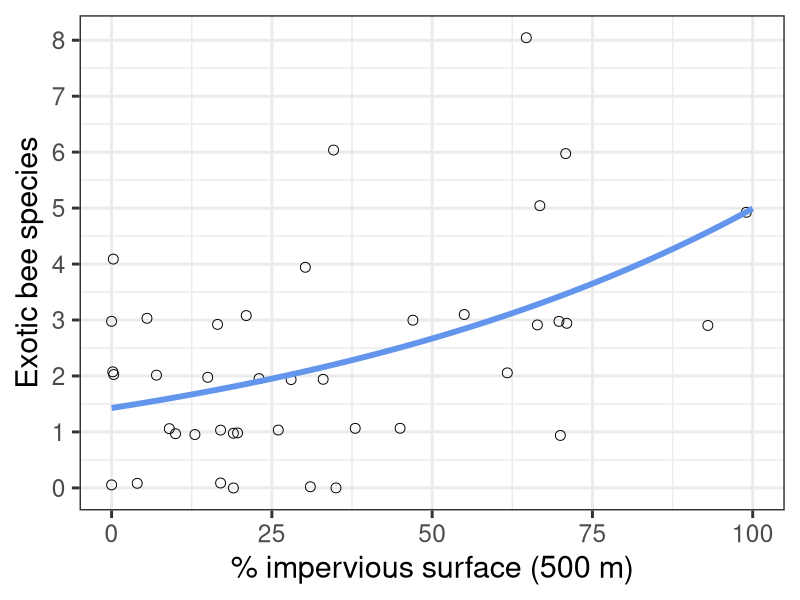
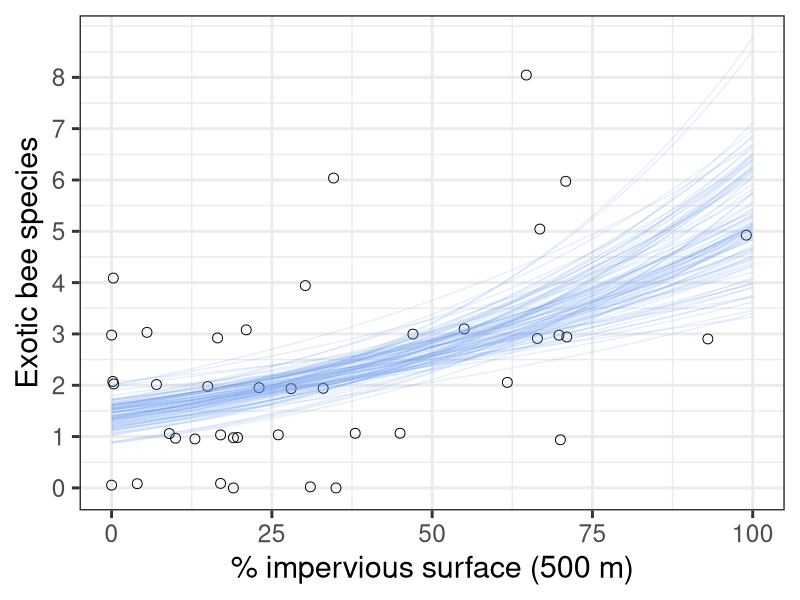
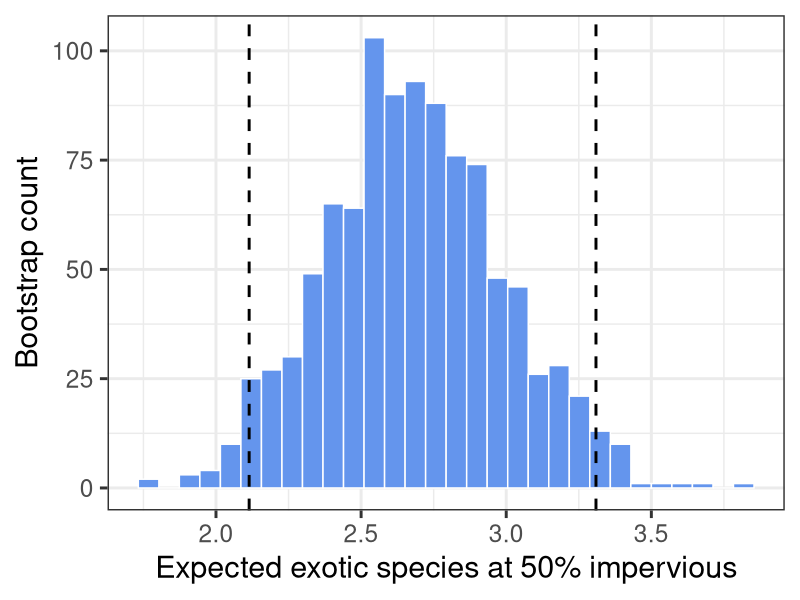
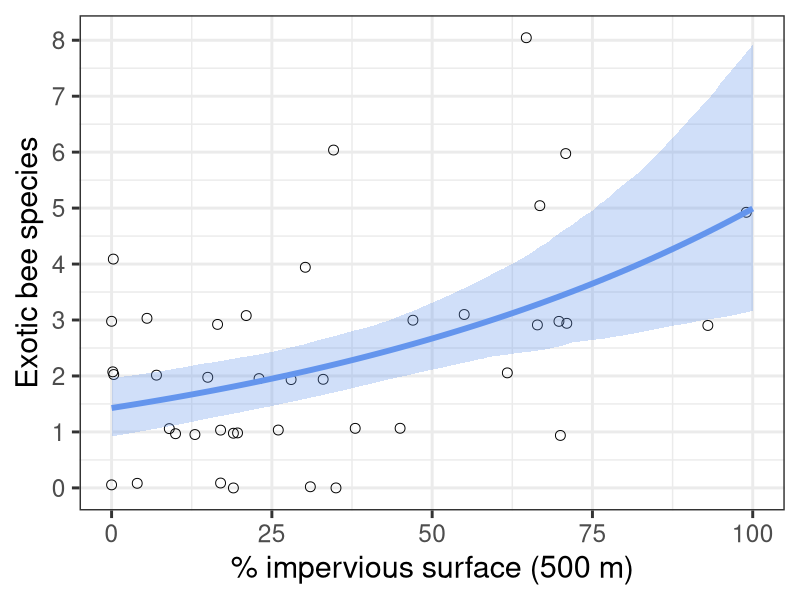
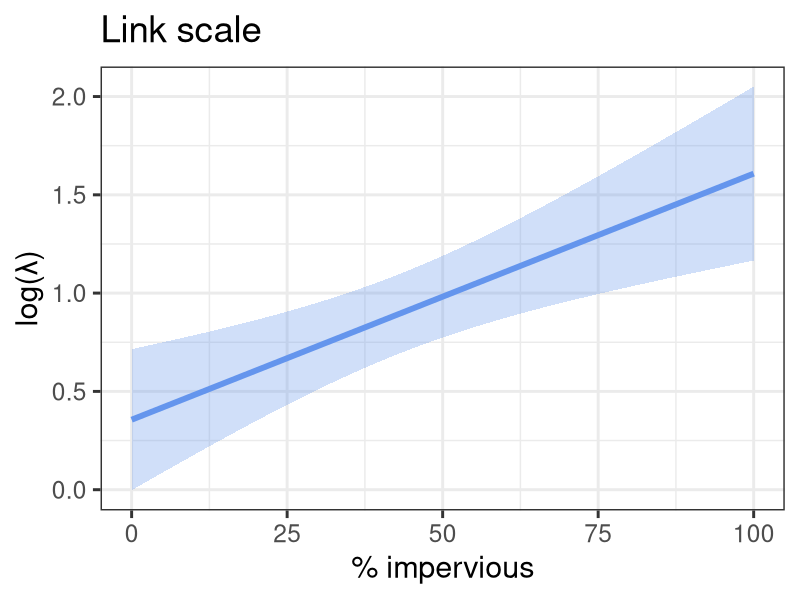
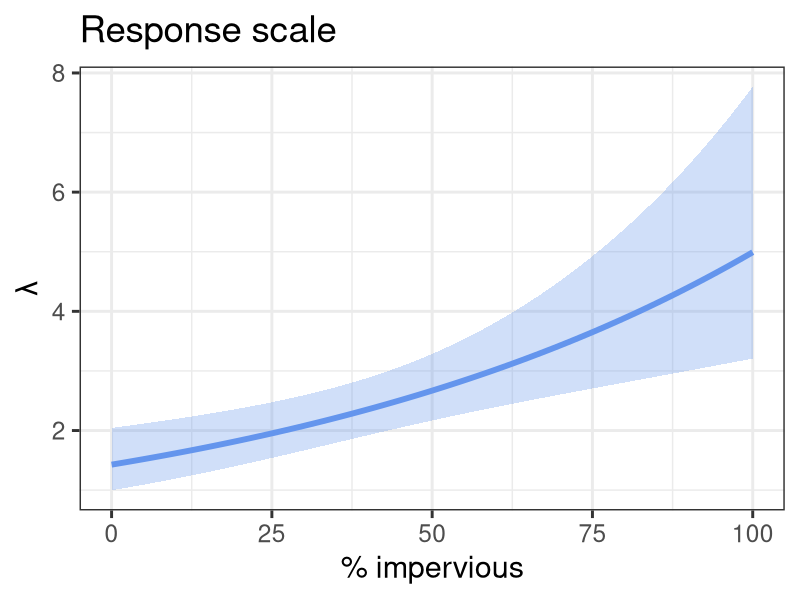
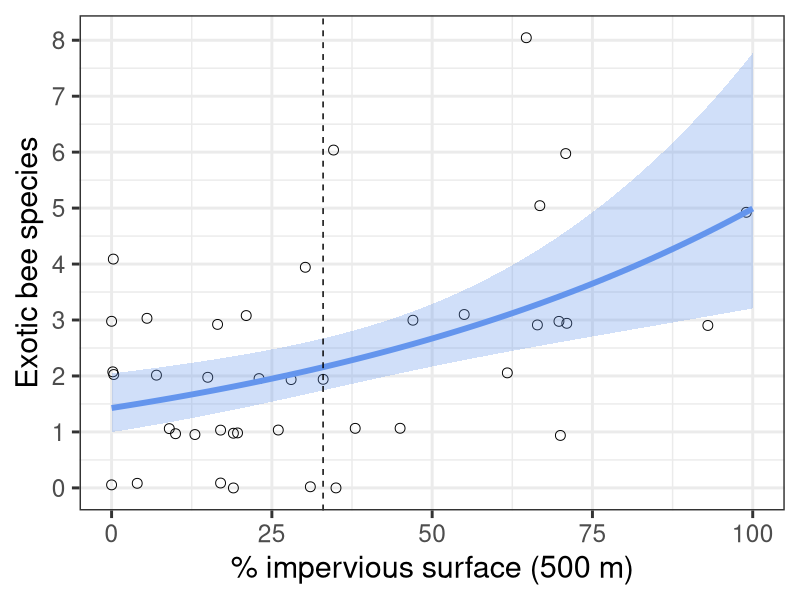
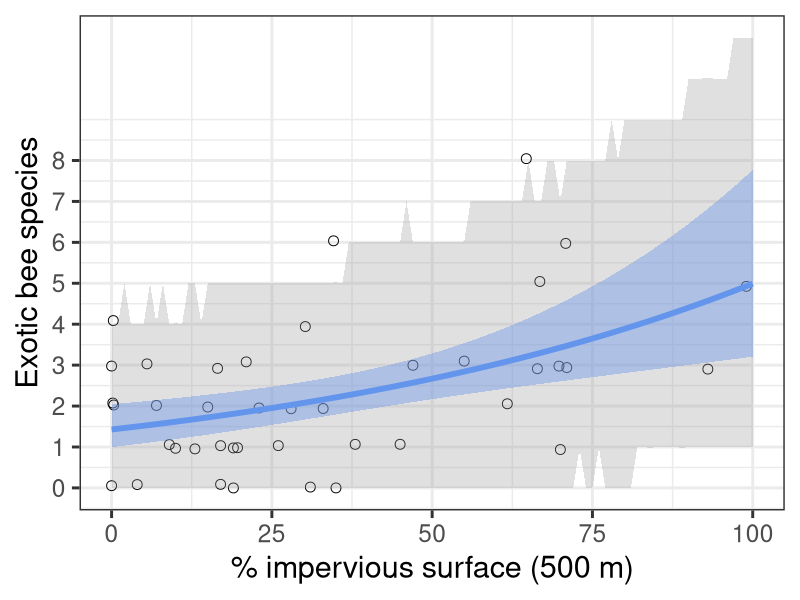

Source code (R) for these figures, in order:
## ---- chunk 1
#| label: setup
#| message: false

library(tidyverse)
set.seed(222)
theme_set(theme_bw(22))

fmt <- \(x, digits = 2) formatC(x, format = "f", digits = digits)

# Exotic bees (Fitch et al. 2019), same model as Week 8
bees <- read_csv("../data/exotic-bees.csv") |>
  mutate(impervious = 100 * NLCD500m)

bee_glm <- glm(
  exotic.richness ~ impervious,
  family = poisson(link = "log"),
  data = bees
)

bee_plot <- ggplot(bees, aes(impervious, exotic.richness)) +
  geom_point(
    position = position_jitter(height = 0.1, width = 0, seed = 1),
    shape = 21,
    size = 3
  ) +
  scale_y_continuous(breaks = 0:8) +
  labs(x = "% impervious surface (500 m)", y = "Exotic bee species")

newdat <- tibble(impervious = seq(0, 100, length.out = 101))

# Bootstrap the fitted curve
n_boot <- 1000
boot_curves <- map(seq_len(n_boot), \(i) {
  boot_bees <- slice_sample(bees, prop = 1, replace = TRUE)
  boot_glm <- glm(exotic.richness ~ impervious, poisson, boot_bees)
  newdat |>
    mutate(
      lambda = predict(boot_glm, newdat, type = "response"),
      boot = i
    )
}) |>
  list_rbind()

boot_50 <- filter(boot_curves, impervious == 50)
boot_ci_50 <- quantile(boot_50$lambda, c(0.025, 0.975))

# Mathematical model: SE on the link scale, then back-transform
link_pred <- predict(bee_glm, newdat, type = "link", se.fit = TRUE)
bee_pred <- newdat |>
  mutate(
    fit_link = link_pred$fit,
    se_link = link_pred$se.fit,
    lo_link = fit_link - 1.96 * se_link,
    hi_link = fit_link + 1.96 * se_link,
    lambda = exp(fit_link),
    lo = exp(lo_link),
    hi = exp(hi_link)
  )
pred_50 <- filter(bee_pred, impervious == 50)

# Prediction interval: parameter uncertainty (bootstrap) + Poisson noise
boot_pi <- boot_curves |>
  mutate(y_new = rpois(n(), lambda)) |>
  summarize(
    pi_lo = quantile(y_new, 0.025),
    pi_hi = quantile(y_new, 0.975),
    .by = impervious
  )
pi_50 <- filter(boot_pi, impervious == 50)
## ---- chunk 2
#| fig-width: 10
#| fig-height: 4.5
#| fig-align: center

bee_plot +
  geom_line(aes(y = lambda), data = bee_pred, color = "cornflowerblue", linewidth = 2)
## ---- chunk 3
#| fig-width: 10
#| fig-height: 4.5
#| fig-align: center

bee_plot +
  geom_line(
    aes(y = lambda, group = boot),
    data = filter(boot_curves, boot <= 100),
    color = "cornflowerblue",
    alpha = 0.15
  )
## ---- chunk 4
#| fig-width: 10
#| fig-height: 4
#| fig-align: center

ggplot(boot_50, aes(lambda)) +
  geom_histogram(bins = 30, fill = "cornflowerblue", color = "white") +
  geom_vline(xintercept = boot_ci_50, linetype = "dashed", linewidth = 1) +
  labs(x = "Expected exotic species at 50% impervious", y = "Bootstrap count")
## ---- chunk 5
#| fig-width: 10
#| fig-height: 4.5
#| fig-align: center

boot_band <- boot_curves |>
  summarize(
    lo = quantile(lambda, 0.025),
    hi = quantile(lambda, 0.975),
    .by = impervious
  )

bee_plot +
  geom_ribbon(
    aes(x = impervious, ymin = lo, ymax = hi),
    data = boot_band,
    inherit.aes = FALSE,
    fill = "cornflowerblue",
    alpha = 0.3
  ) +
  geom_line(aes(y = lambda), data = bee_pred, color = "cornflowerblue", linewidth = 2)
## ---- chunk 6
#| fig-width: 6
#| fig-height: 4.5

ggplot(bee_pred, aes(impervious)) +
  geom_ribbon(aes(ymin = lo_link, ymax = hi_link), fill = "cornflowerblue", alpha = 0.3) +
  geom_line(aes(y = fit_link), color = "cornflowerblue", linewidth = 2) +
  labs(x = "% impervious", y = "log(λ)", title = "Link scale")
## ---- chunk 7
#| fig-width: 6
#| fig-height: 4.5

ggplot(bee_pred, aes(impervious)) +
  geom_ribbon(aes(ymin = lo, ymax = hi), fill = "cornflowerblue", alpha = 0.3) +
  geom_line(aes(y = lambda), color = "cornflowerblue", linewidth = 2) +
  labs(x = "% impervious", y = "λ", title = "Response scale")
## ---- chunk 8
#| fig-width: 10
#| fig-height: 4.5
#| fig-align: center

bee_plot +
  geom_ribbon(
    aes(x = impervious, ymin = lo, ymax = hi),
    data = bee_pred,
    inherit.aes = FALSE,
    fill = "cornflowerblue",
    alpha = 0.3
  ) +
  geom_line(aes(y = lambda), data = bee_pred, color = "cornflowerblue", linewidth = 2) +
  geom_vline(xintercept = mean(bees$impervious), linetype = "dashed")
## ---- chunk 9
#| fig-width: 10
#| fig-height: 4.5
#| fig-align: center

bee_plot +
  geom_ribbon(
    aes(x = impervious, ymin = pi_lo, ymax = pi_hi),
    data = boot_pi,
    inherit.aes = FALSE,
    fill = "grey60",
    alpha = 0.3
  ) +
  geom_ribbon(
    aes(x = impervious, ymin = lo, ymax = hi),
    data = bee_pred,
    inherit.aes = FALSE,
    fill = "cornflowerblue",
    alpha = 0.4
  ) +
  geom_line(aes(y = lambda), data = bee_pred, color = "cornflowerblue", linewidth = 2)
